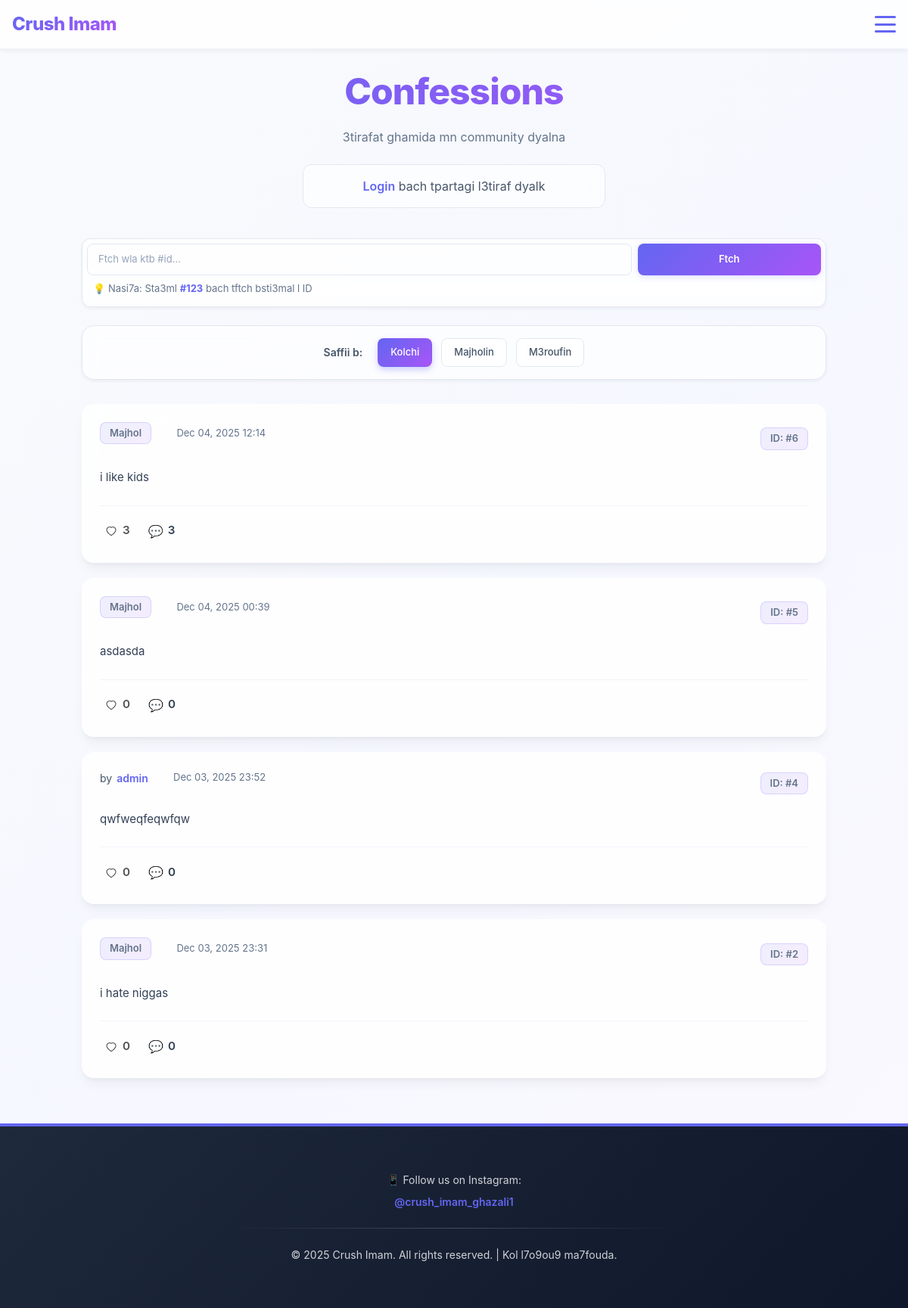
The page /confession/ on the database as committed earlier.
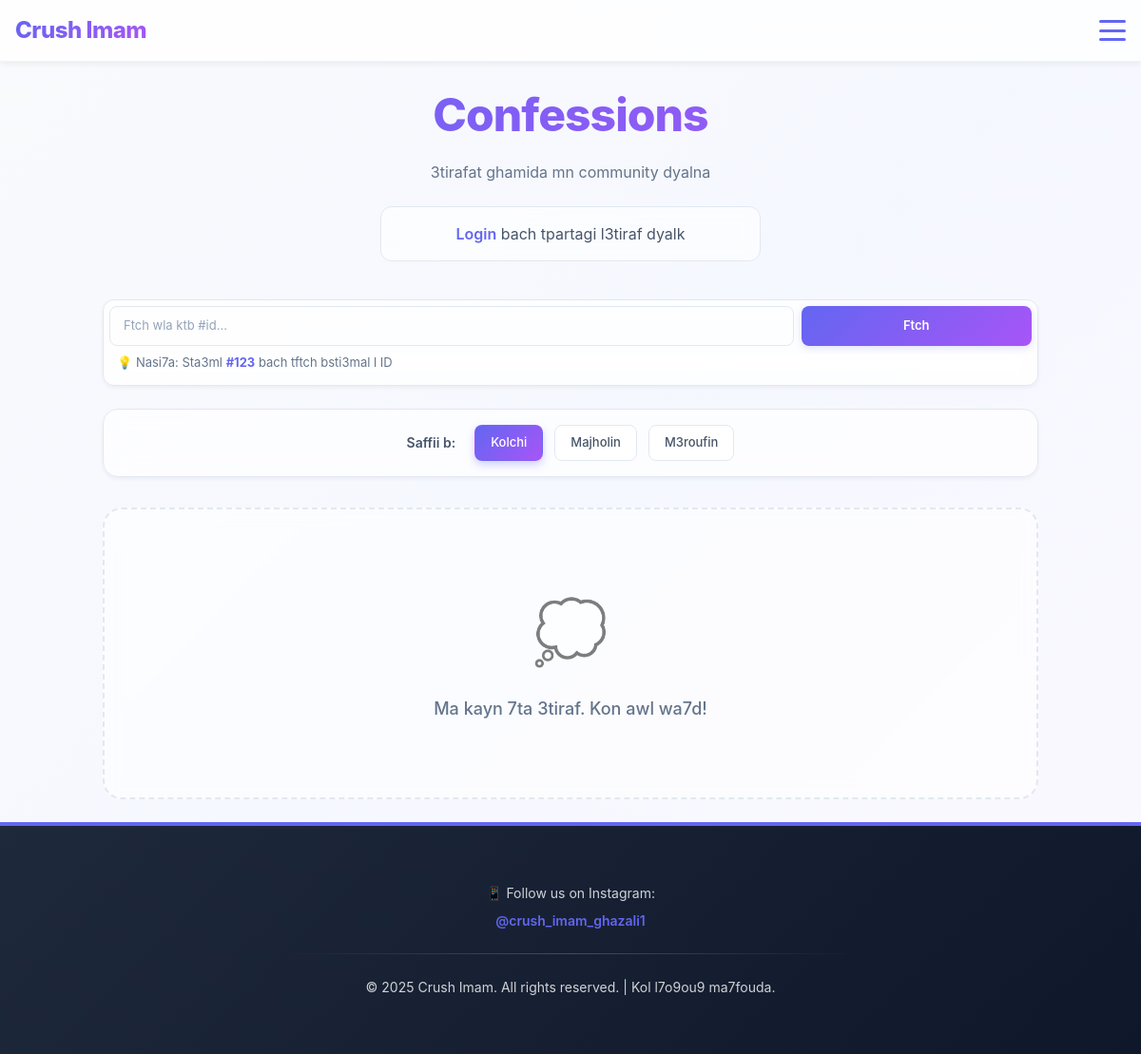
The same page on the database as committed later.
### confessions/models.py (models this page shows, shortened)
class Confession(models.Model):
    text = models.TextField()
    posted_at = models.DateTimeField(auto_now_add=True)
    posted_by = models.ForeignKey(User, on_delete=models.SET_NULL, null=True, blank=True)
    anonymous = models.BooleanField(default=True)
    comments = GenericRelation('Comment', related_query_name='confession')
    votes = GenericRelation('Vote', related_query_name='confession')
    class Meta:
        ordering = ['-posted_at']
    @property
    def vote_total(self):
        res = self.votes.aggregate(total=Count('id'))
        return res.get('total') or 0

### confessions/views.py (the view, shortened to what this page needs)
# urls.py: path('confession/', views.confessions_list, name='confessions_list'),
def confessions_list(request):
    qs = Confession.objects.all().order_by('-posted_at')
    search_query = request.GET.get('q', '').strip()
    filter_type = request.GET.get('filter', 'all')
    if filter_type == 'anonymous':
        qs = qs.filter(anonymous=True)
    elif filter_type == 'named':
        qs = qs.filter(anonymous=False)
    paginator = Paginator(qs, 10)  # 10 confessions per page
    page = request.GET.get('page')
    try:
        confessions = paginator.page(page)
    except PageNotAnInteger:
        confessions = paginator.page(1)
    except EmptyPage:
        confessions = paginator.page(paginator.num_pages)
    if request.user.is_authenticated:
        ct = ContentType.objects.get_for_model(Confession)
        ids_on_page = [c.pk for c in confessions]
        liked_ids = set(Vote.objects.filter(user=request.user, content_type=ct, object_id__in=ids_on_page).values_list('object_id', flat=True))
        for c in confessions:
            c.user_liked = (c.pk in liked_ids)
    else:
        for c in confessions:
            c.user_liked = False
    request_form = ConfessionRequestForm() if request.user.is_authenticated else None
    return render(request, 'confessions/confessions_list.html', {
        'confessions': confessions,
        'filter_type': filter_type,
        'paginator': paginator,
        'search_query': search_query,
        'request_form': request_form,
    })

### templates/confessions/confessions_list.html (shortened to what the changed rows need)
{% extends 'crushimam/base.html' %}
{% block content %}
<div class="container">
    <div class="confessions-wrapper">
        <div class="confessions-header">
            <h1>Confessions</h1>
        </div>
        {% if confessions %}
            <div class="confessions-list">
                {% for confession in confessions %}
                    <div class="confession-item" role="link" tabindex="0" onclick="window.location.href='{% url 'confession_detail' confession.pk %}';" onkeypress="if(event.key==='Enter'){window.location.href='{% url 'confession_detail' confession.pk %}';}">
                        <div class="confession-header-row">
                            <div class="confession-meta">
                                {% if not confession.anonymous and confession.posted_by %}
                                    <span class="confession-author">
                                        by <a href="https://www.instagram.com/{{ confession.posted_by.username }}/" target="_blank">
                                            {{ confession.posted_by.username }}
                                        </a>
                                    </span>
                                {% else %}
                                    <span class="confession-anonymous">Majhol</span>
                                {% endif %}
                                <span class="confession-date">
                                    <i class="fa-regular fa-calendar"></i>
                                    {{ confession.posted_at|date:"M d, Y H:i" }}
                                </span>
                            </div>
                            <div class="confession-actions-header-right">
                                <span class="confession-anonymous"> ID: #{{ confession.id }}</span>
                            </div>
                        </div>
                        <div class="confession-content">
                            <p class="confession-text">{{ confession.text }}</p>
                        </div>
                        <div class="confession-footer">
                            <div class="confession-footer-left">
                                <form method="post" action="{% url 'add_vote' %}" onsubmit="event.stopPropagation();">
                                    <button type="submit" class="action-icon like-btn {% if confession.user_liked %}liked{% endif %}" aria-pressed="{% if confession.user_liked %}true{% else %}false{% endif %}">
                                        <svg class="heart-icon" width="18" height="18" viewBox="0 0 24 24" fill="none" xmlns="http://www.w3.org/2000/svg" aria-hidden="true">
                                            <path d="M12 21s-8-5.33-8-10a5 5 0 0 1 8-4 5 5 0 0 1 8 4c0 4.67-8 10-8 10z" stroke="currentColor" stroke-width="1.5" fill="none" stroke-linecap="round" stroke-linejoin="round"/>
                                        </svg>
                                        <span class="action-count">{{ confession.vote_total|default:0 }}</span>
                                    </button>
                                </form>
                                <a href="{% url 'confession_detail' confession.pk %}#comments" class="action-icon reply-btn" onclick="event.stopPropagation();">
                                    <span class="icon">💬</span>
                                    <span class="action-count">{{ confession.comments.count }}</span>
                                </a>
                            </div>
                        </div>
                    </div>
                {% endfor %}
            </div>
        {% else %}
            <div class="empty-state">
                <p>Ma kayn 7ta 3tiraf. Kon awl wa7d!</p>
            </div>
        {% endif %}
    </div>
</div>
{% endblock %}

Rows that differ between the two databases and show on the page:
removed Confession: anonymous "Majhol", posted_at "Dec 04, 2025 12:14", id "6", text "i like kids", vote_total "3", comments.count "3"
removed Confession: anonymous "Majhol", posted_at "Dec 04, 2025 00:39", id "5", text "asdasda", vote_total "0", comments.count "0"
removed Confession: posted_by.username "admin", posted_at "Dec 03, 2025 23:52", id "4", text "qwfweqfeqwfqw", vote_total "0", comments.count "0"
removed Confession: anonymous "Majhol", posted_at "Dec 03, 2025 23:31", id "2", text "i hate niggas", vote_total "0", comments.count "0"
Other text that changed with them:
text now shown: "Ma kayn 7ta 3tiraf. Kon awl wa7d!"
